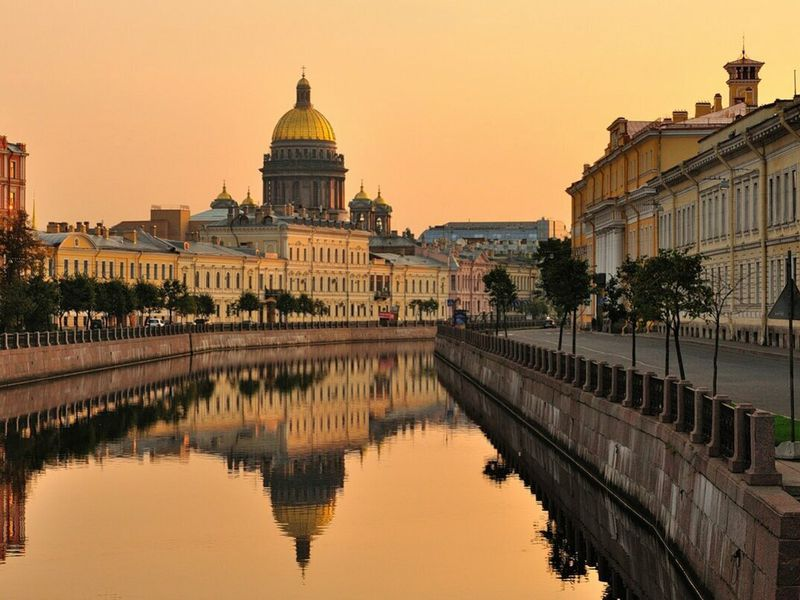
#> input picture lab3/spb_2.jpg, 800 x 600 px
$ jupyter execute lab3.ipynb
#> lines starting #> are read from the running program, lines starting #| are printed output that depends on the picture
[cell 1]
import cv2
import numpy as np
import matplotlib.pyplot as plt
from skimage.util import random_noise

## 1. Генерация шумов

[cell 2]
I = cv2.imread('spb_2.jpg', cv2.IMREAD_GRAYSCALE).astype(np.float32) / 255  #original image
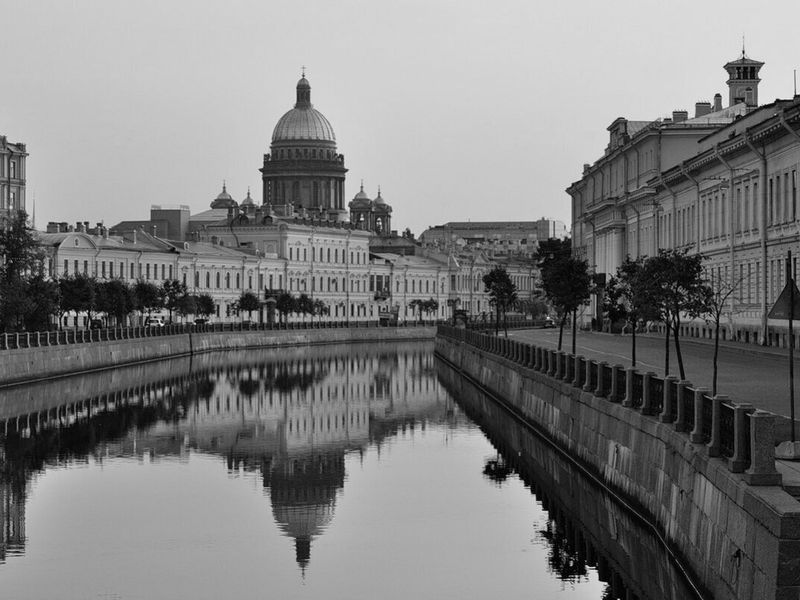
#> I: shape (600, 800) float32; min 0, max 0.961, mean 0.491
I_sp = random_noise(I, mode='s&p', amount=0.05, salt_vs_pepper=0.6)  #Image with saul and pepper noise
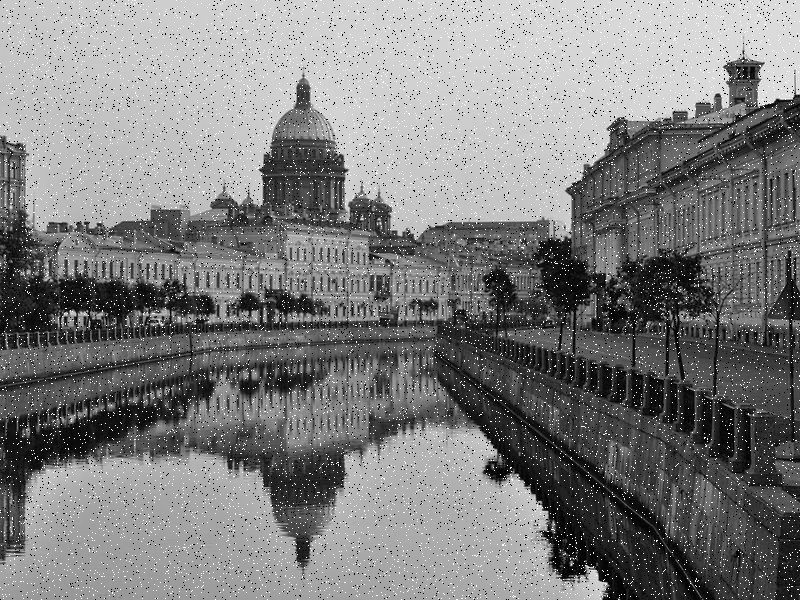
#> I_sp: shape (600, 800) float32; min 0, max 1, mean 0.496
I_add = random_noise(I, mode='gaussian', mean=0, var=0.05)  #Image with additive gaussian noise
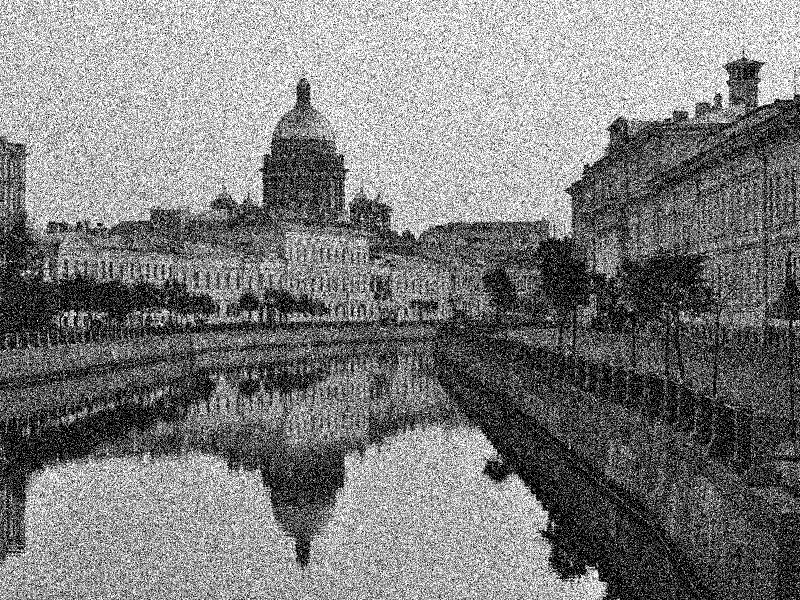
#> I_add: shape (600, 800) float64; min 0, max 1, mean 0.494
I_specle = random_noise(I, mode='speckle', mean=0, var=0.05) #Image with multiplicative gaussian noise
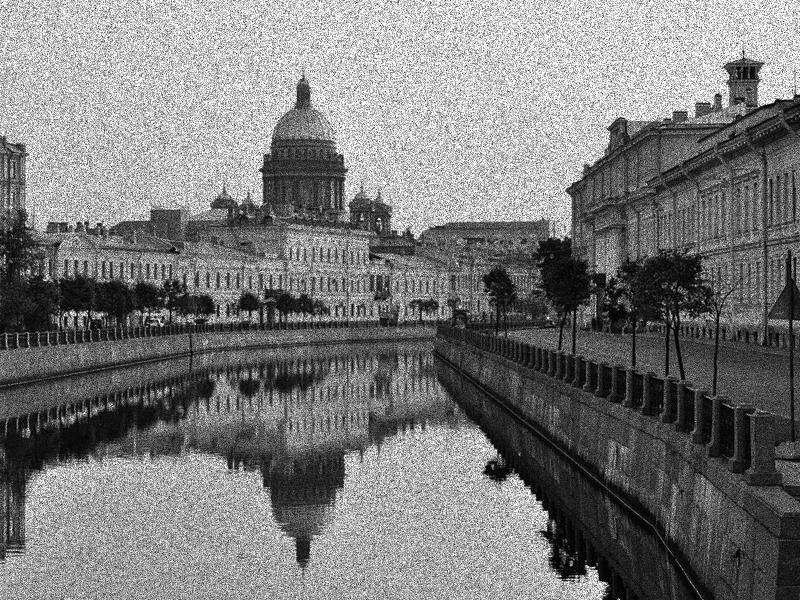
#> I_specle: shape (600, 800) float64; min 0, max 1, mean 0.487
I_quant = random_noise(I, mode='poisson') #Image with quantization (possion) noise

#visualization
f, ax = plt.subplots(3,2, figsize=(12,12))
ax[0,0].imshow(I, cmap='gray')
ax[0,0].set_title('Original')
ax[0,1].imshow(I, cmap='gray')
ax[0,1].set_title('Original')
ax[1,0].imshow(I_sp, cmap='gray')
ax[1,0].set_title('Saul and pepper noise')
ax[1,1].imshow(I_add, cmap='gray')
ax[1,1].set_title('Additional gaussian noise')
ax[2,0].imshow(I_specle, cmap='gray')
ax[2,0].set_title('Multiplicatice gaussian noise')
ax[2,1].imshow(I_quant, cmap='gray')
ax[2,1].set_title('Poison noise')
ax[0,0].axis('off')
ax[0,1].axis('off')
ax[1,0].axis('off')
ax[1,1].axis('off')
ax[2,0].axis('off')
ax[2,1].axis('off')
plt.subplots_adjust(wspace=-0.3)
plt.show()
